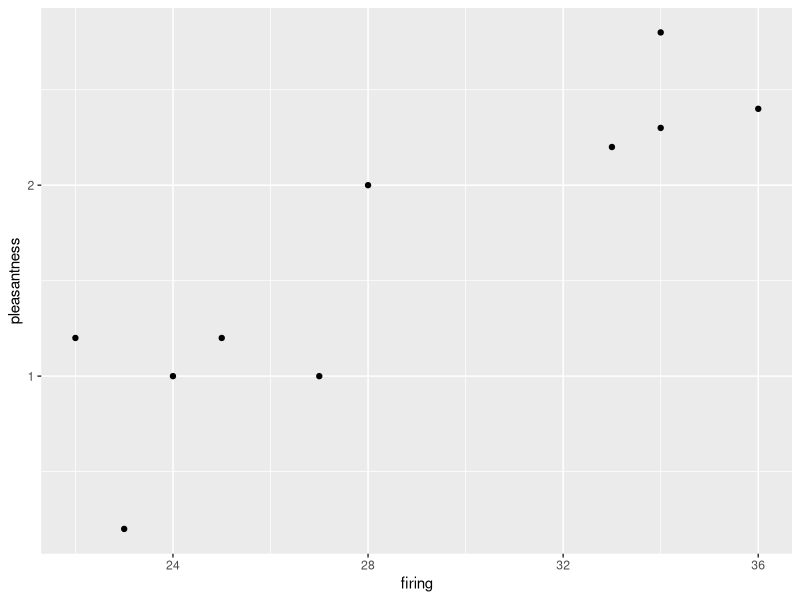
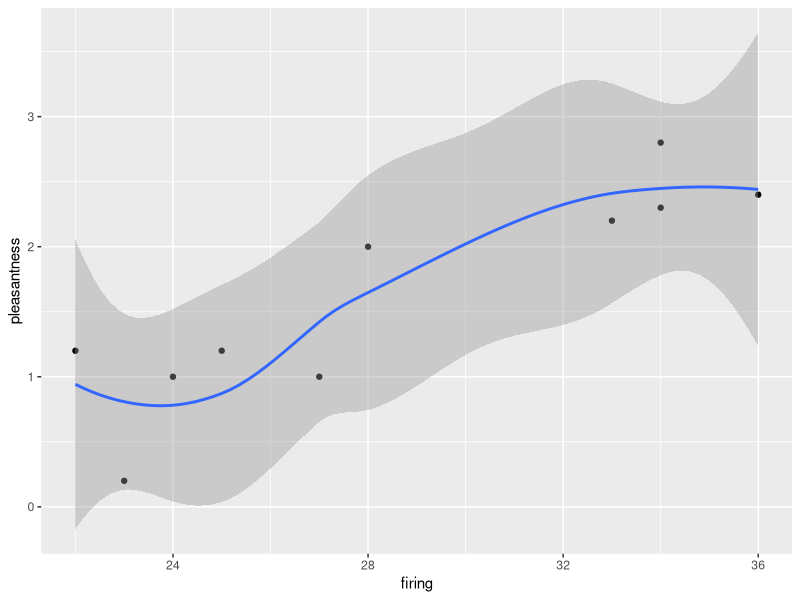
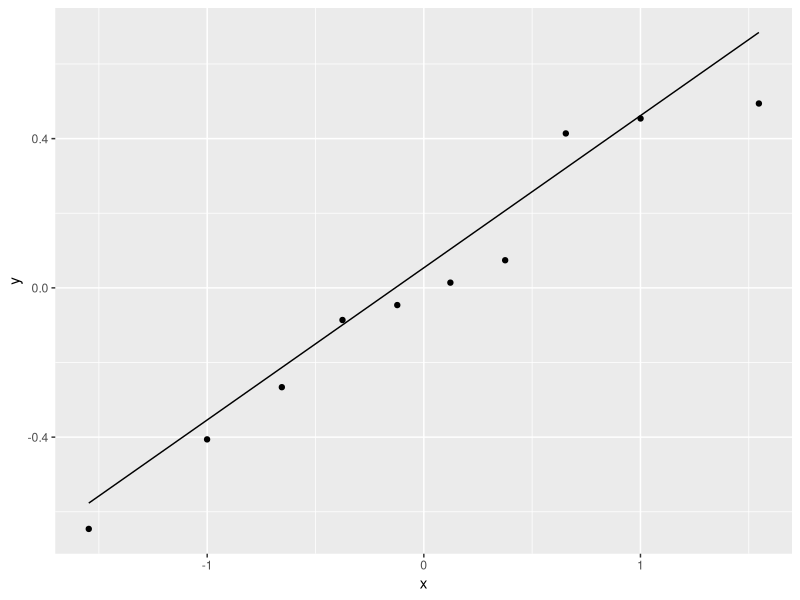
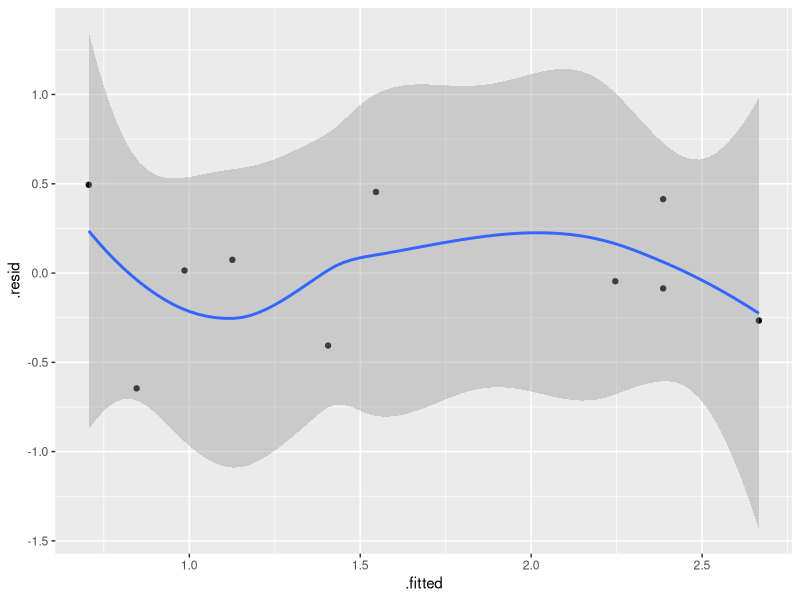

The R source for these figures, in order:
## ---- chunk 1
library(tidyverse)
## ---- chunk 2
sensations <- 
  tribble(
    ~firing, ~pleasantness,
    23, 0.2,
    24, 1.0,
    22, 1.2,
    25, 1.2,
    27, 1.0,
    28, 2.0,
    34, 2.3,
    33, 2.2,
    36, 2.4,
    34, 2.8
  )
sensations
## ---- chunk 3
ggplot(sensations, aes(y=pleasantness, x=firing)) + geom_point()
## ---- chunk 4
ggplot(sensations, aes(y=pleasantness, x=firing)) + geom_point() + geom_smooth()
## ---- chunk 5
cor(sensations)
## ---- chunk 6
sensations.1=lm(pleasantness~firing, data=sensations)
summary(sensations.1)
## ---- chunk 7
ggplot(sensations.1, aes(sample=.resid)) + stat_qq() + stat_qq_line()
## ---- chunk 8
ggplot(sensations.1, aes(x=.fitted, y=.resid)) + geom_point() + geom_smooth()
## ---- chunk 9
write_csv(sensations, "touch.csv")
